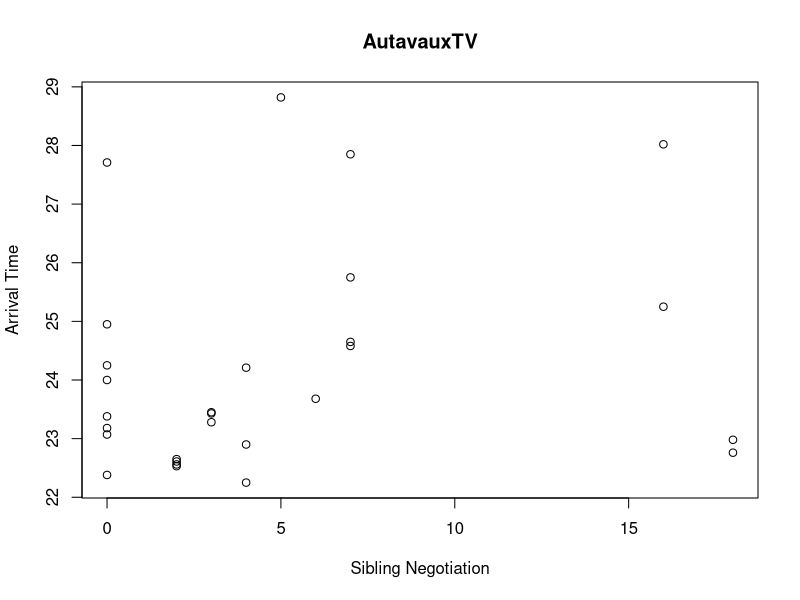
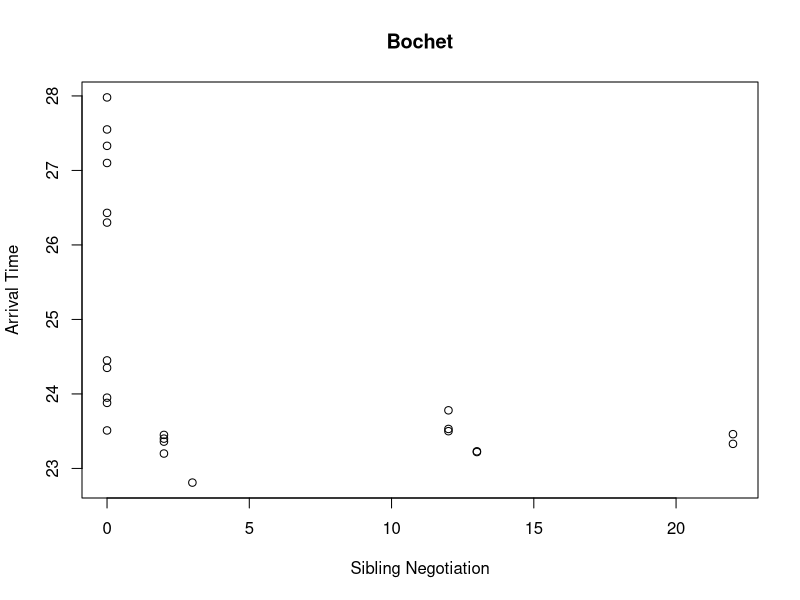
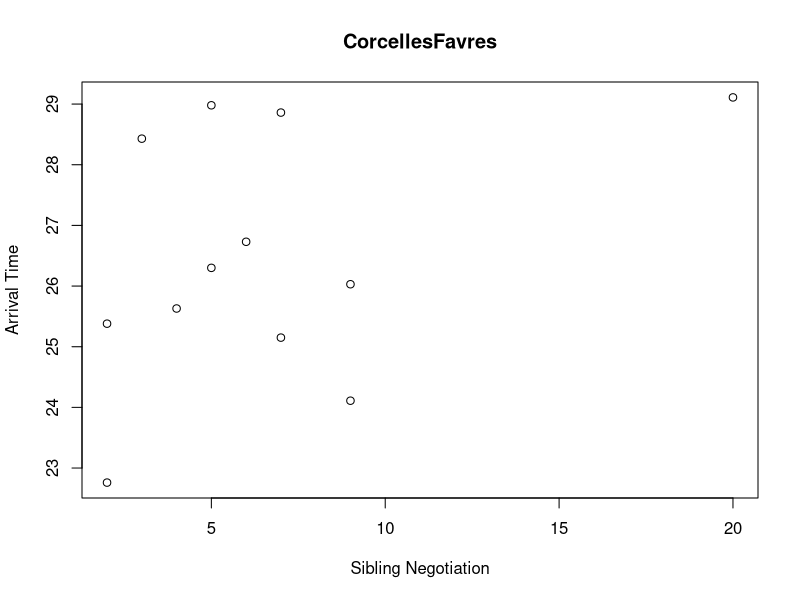

These charts were generated, in order, by the following R code:
setwd("c:/Users/PC/Desktop/R")

# Nhập data
data = read.table("Owls.txt", header = TRUE)


# Câu 1:
# Sử dụng library(dplyr) để nhóm data
library(dplyr)
Nest <- split(data, data$Nest)
Nest[['AutavauxTV']]


# Vẽ biểu đồ
plot(x = Nest[["AutavauxTV"]]$SiblingNegotiation,
     y = Nest[["AutavauxTV"]]$ArrivalTime, 
     xlab = "Sibling Negotiation",
     ylab = "Arrival Time", 
     main = "AutavauxTV")


plot(x = Nest[["Bochet"]]$SiblingNegotiation, 
     y = Nest[["Bochet"]]$ArrivalTime,
     xlab = "Sibling Negotiation",
     ylab = "Arrival Time",
     main = "Bochet")


plot(x = Nest[["CorcellesFavres"]]$SiblingNegotiation, 
     y = Nest[["CorcellesFavres"]]$ArrivalTime,
     xlab = "Sibling Negotiation",
     ylab = "Arrival Time",
     main = "CorcellesFavres")



# Câu 2:
# Filter data with multiple condition in group
data[data$Nest == "AutavauxTV" & data$FoodTreatment == "Deprived",]
